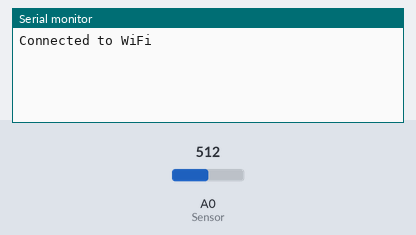
Simulated run of this sketch. Board: Arduino MKR. Shown: the last lines printed to the serial monitor. The test bench sets the inputs (shaded band); at power-on: A0 (Sensor) = 512. WiFi joins after 1.5 s; servers stay silent unless stated.

Above: at 2.7 s.
2.8 s: A0 (Sensor) set to 716
At 4.3 s:
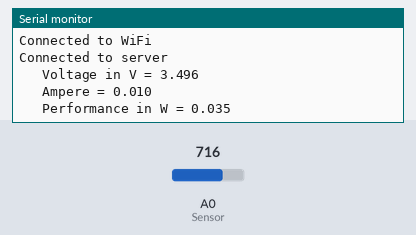
7.2 s: A0 (Sensor) set to 900
At 10.6 s:
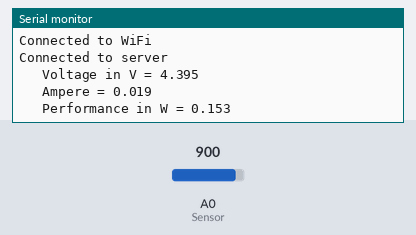
Timing chart, 0 to 12.1 s (numbered marks = the images above; inputs shaded):
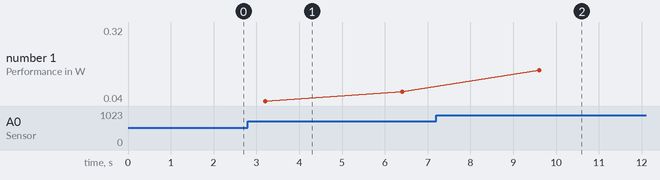

Measured:
- after the input at 2.8 s, the serial monitor: prints a new line after 0.40 s (image 1)
- after the input at 7.2 s, the serial monitor: prints a new line after 2.4 s (image 2)
- plotted number 1: 0.07 → 0.32 after the input at 7.2 s

The sketch:

Solar_control_ard_stat.ino
```cpp
#include <WiFiNINA.h>
#include <ArduinoJson.h>

int Sensor = A0;
float VpA = 100;
float sensorwert = 0;
float Nullpunkt = 2.5;
float Voltage = 0;
float Ampere = 0;
float Performance = 0;

char ssid[] = "ssid";
char pass[] = "ssid password";
char server[] = "server ip";
int port = 8000;

WiFiClient client;

unsigned long lastSensorReadingTime = 0;
const unsigned long sensorReadingInterval = 2000;

unsigned long lastDataSendTime = 0;
const unsigned long dataSendInterval = 3600000;

int numReadings = 10;
int iter = 0;
float voltageSum = 0;
float ampereSum = 0;
float performanceSum = 0;

bool isConnected = false;

void setup() {
  Serial.begin(9600);
  while (!Serial) {}


  connectToWiFi();
}

void loop() {
  unsigned long currentMillis = millis();


  if (!isConnected || !client.connected()) {

    connectToWiFi();
    connectToServer();
  }


  if (currentMillis - lastSensorReadingTime >= sensorReadingInterval) {
    lastSensorReadingTime = currentMillis;


    sensorwert = analogRead(Sensor);
    Voltage = abs(((sensorwert / 1024.0) * 5000) / 1000);
    Ampere = abs((Voltage - Nullpunkt)) / VpA;
    Performance = Ampere * Voltage;


    iter += 1;
    voltageSum += Voltage;
    ampereSum += Ampere;
    performanceSum += Performance;


    Serial.print("\n\t Voltage in V = ");
    Serial.print(Voltage, 3);
    Serial.print("\n");
    Serial.print("\t Ampere = ");
    Serial.println(Ampere, 3);
    Serial.print("\n");
    Serial.print("\t Performance in W = ");
    Serial.print(performanceSum, 3);
    Serial.print("\n");
  }


  if (isConnected && currentMillis - lastDataSendTime >= dataSendInterval) {
    lastDataSendTime = currentMillis;


    StaticJsonDocument<200> doc;
    doc["id"] = 13;
    doc["performance"] = performanceSum;
    doc["voltage"] = voltageSum/ iter;
    doc["power"] = ampereSum / iter;
    performanceSum = 0;
    voltageSum = 0;
    ampereSum = 0;

    String jsonStr;
    serializeJson(doc, jsonStr);


    String url = "/group_data";
    String contentType = "application/json";
    String contentLength = String(jsonStr.length());
    String payload = jsonStr;

    String request = "POST " + url + " HTTP/1.1\r\n" + "Host: " + String(server) + ":" + String(port) + "\r\n" + "Content-Type: " + contentType + "\r\n" + "Content-Length: " + contentLength + "\r\n\r\n" + payload;


    if (client.connected()) {
      Serial.println("Connected to server");
      client.println(request);
    } else {
      Serial.println("Connection to server failed");
      isConnected = false;
    }


    while (client.connected()) {
      if (client.available()) {
        char c = client.read();
        Serial.write(c);
      }
    }

    client.stop();
  }
}

void connectToWiFi() {

  WiFi.begin(ssid, pass);
  while (WiFi.status() != WL_CONNECTED) {
    delay(1000);
    Serial.println("Connecting to WiFi...");
  }
  Serial.println("Connected to WiFi");
}

void connectToServer() {

  if (client.connect(server, port)) {
    Serial.println("Connected to server");
    isConnected = true;
  } else {
    Serial.println("Connection to server failed");
    isConnected = false;
  }
}
```
